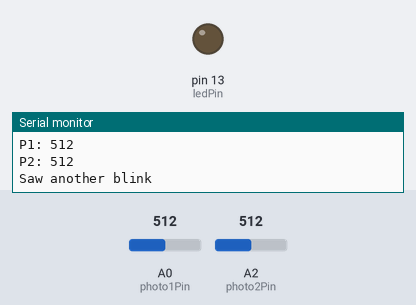
The sketch below on a simulated Arduino Uno, built with avr-gcc and run on an emulated ATmega328P. On the bench: output pins drawn as LEDs (lit = HIGH), the last lines printed to the serial monitor. The test bench sets the inputs (shaded band); at power-on: A0 (photo1Pin) = 512, A2 (photo2Pin) = 512.

Above: at 1.2 s.
1.3 s: A0 (photo1Pin) set to 107
4.3 s: A0 (photo1Pin) set to 92
5.8 s: A2 (photo2Pin) set to 265
8.0 s: A2 (photo2Pin) set to 237
At 9.25 s:
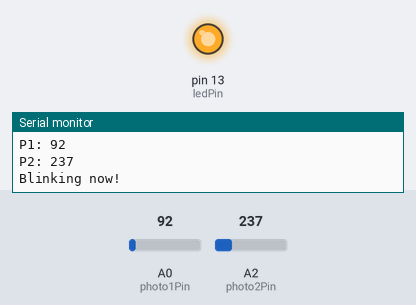
Timing chart, 0 to 11.0 s (numbered marks = the images above; inputs shaded):
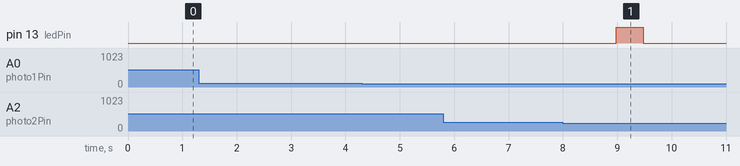

Measured:
- the behaviour switches between 251 and 250 on A2 (photo2Pin) (found by bisection; images 0 and 1)
- after the input at 8.0 s, pin 13 (ledPin): LOW → HIGH after 0.98 s, → LOW 0.50 s later

The sketch:

FireflyStarter.ino
```cpp
int ledPin = 13;
int photo1Pin = A0;
int photo2Pin = A2;
//int photo3Pin = A3;

int photo1Res;
int photo2Res;
//int photo3Res;

int photo1Threshold = 250;
int photo2Threshold = 250;
//int photo3Threshold = 800;


unsigned long currentTime;


unsigned long nextActivation; //The time at which the next activation phase will begin
unsigned long activationDelay = 1500; //The time between the end of a blink and the next activation


unsigned long nextPrint; //The next time at which something should be printed
unsigned long printDelay = 100; //Time between print statements (feel free to change)

unsigned long onTime; //The time at which the LED will turn on
unsigned long offTime; //The time at which the LED will turn off
unsigned long onDelay = 1000; //Time between activation and the LED turning on
unsigned long offDelay = 500; //Time between LED turning on and off


void setup() {
  // put your setup code here, to run once:
  pinMode(ledPin, OUTPUT);
  Serial.begin(9600);

  currentTime = millis();
  nextPrint = currentTime + nextPrint;

  //TODO 1: Use currentTime and activationDelay to set the time of your first activation (theta) (nextActivation = theata0)
  nextActivation = currentTime+activationDelay;
  //nextActivation;


}


void loop() {
  // put your main code here, to run repeatedly:
  currentTime = millis();

  //TODO 2: Activation phase (Turn on/ off)
  //change the false to check if firefly has reached the activation time (theta) (turn LED on)
  if (currentTime>=nextActivation) {
    //Using your prelab, figure out which variables to set here
    // onTime = A , offTime=B;
    onTime = currentTime+onDelay;
    offTime = onTime+offDelay;
    nextActivation = offTime+activationDelay; //theata2


    Serial.println("I am blinking soon");
  }

  //TODO 3: Blinking phase
  //Change the false to check when should the light be on and off
  if (currentTime<=offTime && currentTime>=onTime){
    digitalWrite(ledPin, HIGH); // turning on
    Serial.println("Blinking now!");
  }
  else {
    digitalWrite(ledPin, LOW);
  }


  photo1Res = analogRead(photo1Pin);
  photo2Res = analogRead(photo2Pin);


  //This is for if you would like to print out any other values
  if(currentTime > nextPrint){
      Serial.print("P1: ");
      Serial.println(photo1Res);
      Serial.print("P2: ");
      Serial.println(photo2Res);
  }

  //TODO 4: Perception Phase
  //change the false to check if any lights around you are on
  if (photo1Res>photo1Threshold || photo2Res>photo2Threshold){
    onTime = currentTime+onDelay;
    offTime = onTime+offDelay;
    nextActivation = offTime+activationDelay;
    Serial.println("Saw another blink");
    }

}
```
